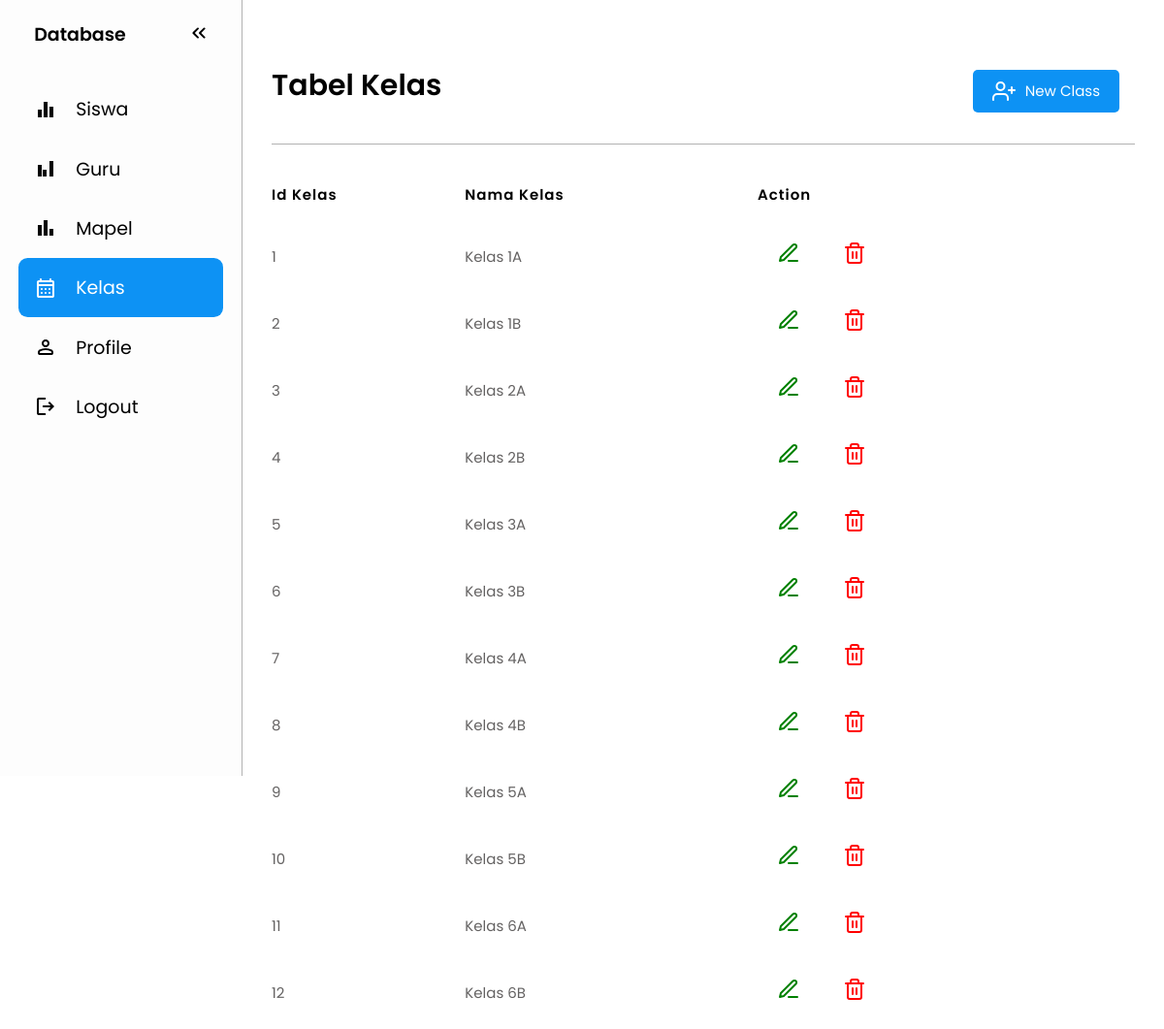
Screenshot of /kelas/kelas.php (signed in) with the database file from the repository.
### tables this page shows
CREATE TABLE `kelas` (
  `id_kelas` int NOT NULL,
  `Nama_kelas` varchar(100) NOT NULL
);

### kelas/kelas.php (the view, shortened to what this page needs)
<!DOCTYPE html>
<html lang="en">
<head>
  <link rel="stylesheet" href="../css/style.css">
  <link rel="stylesheet" href="../css/siswa.css">
</head>
<body>
<nav id="sidebar">
    <ul>
      <li>
        <span class="logo">Database</span>
        <button onclick=toggleSidebar() id="toggle-btn">
        </button>
      </li>
      <li>
        <a href="../siswa/siswa.php">
        <svg xmlns="http://www.w3.org/2000/svg" height="24px" viewBox="0 -960 960 960" width="24px" fill="#e8eaed"><path d="M160-160v-320h160v320H160Zm240 0v-640h160v640H400Zm240 0v-440h160v440H640Z"/></svg>
          <span>Siswa</span>
        </a>
      </li>
      <li>
        <a href="../guru/guru.php">
        <svg xmlns="http://www.w3.org/2000/svg" height="24px" viewBox="0 -960 960 960" width="24px" fill="#e8eaed"><path d="M160-160v-480h160v480H160Zm200 0v-280h160v280H360Zm280 0v-640h160v640H640Z"/></svg>
          <span>Guru</span>
        </a>
      </li>
      <li>
        <a href="../mapel/mapel.php">
        <svg xmlns="http://www.w3.org/2000/svg" height="24px" viewBox="0 -960 960 960" width="24px" fill="#e8eaed"><path d="M640-160v-280h160v280H640Zm-240 0v-640h160v640H400Zm-240 0v-440h160v440H160Z"/></svg>
          <span>Mapel</span>
        </a>
      </li>
      <li class="active">
        <a href="kelas.php">
          <span>Kelas</span>
        </a>
      </li>
      <li>
        <a href="profile.html">
          <span>Profile</span>
        </a>
      </li>
      <li>
        <a href="../login/logout.php">
        <svg xmlns="http://www.w3.org/2000/svg" height="24px" viewBox="0 -960 960 960" width="24px" fill="#e8eaed"><path d="M200-120q-33 0-56.5-23.5T120-200v-560q0-33 23.5-56.5T200-840h280v80H200v560h280v80H200Zm440-160-55-58 102-102H360v-80h327L585-622l55-58 200 200-200 200Z"/></svg>
          <span>Logout</span>
        </a>
      </li>
    </ul>
  </nav>
  <main>
  <?php
include "../connect.php";
?>
<div class="top">
  <h1>Tabel Kelas</h1>
  <div class="kn">
        <a class="add" href="../kelas/tambahkelas.php">
            <i data-feather="user-plus"></i>
            <span>New Class</span>
        </a>
      </div>
</div>
<p class="garis"></p>
<table>
    <tr>
        <th>Id Kelas</th>
        <th>Nama Kelas</th>
        <th>Action</th>
    </tr>
<?php
$data = mysqli_query($conn, "SELECT * FROM kelas");
while($row = mysqli_fetch_array($data)){
    ?>
  <tr>
      <td><?php echo $row['id_kelas']; ?></td>
      <td><?php echo $row['Nama_kelas']; ?></td>
      <td><a href="../kelas/edit-kelas.php?id=<?php echo $row['id_kelas']; ?>">
      <i data-feather="edit-3"></i>
      </a>
      <a href="../kelas/hapus-kelas.php" onclick="confirmDelete (<?php echo $row['id_kelas']; ?>, event)">
      <i class="delete"  data-feather="trash-2"></i>
      </a>
    </td>
  </tr>
<?php
}
?>
</table>
  </main>
</body>
</html>

### css/style.css (style rules this page uses)
:root { --base-clr: #ffffff; --line-clr: #b2b2b2; --hover-clr: #f0f0f0; --text-clr: #000; --accent-clr: #fff; --secondary-text-clr: red; }
* { margin: 0; padding: 0; }
body { min-height: 100vh; min-height: 100dvh; font-family: Poppins, 'Segoe UI', Tahoma, Geneva, Verdana, sans-serif; font-size: 15px; background-color: var(--base-clr); color: var(--text-clr); display: grid; grid-template-columns: auto 1fr; }
#sidebar { box-sizing: border-box; height: 100vh; width: 250px; padding: 5px 1em; background-color: #fdfdfd; border-right: 1px solid var(--line-clr); font-size: 19px; position: sticky; top: 0; align-self: start; transition: 300ms ease-in-out; overflow: hidden; text-wrap: nowrap; }
#sidebar ul { list-style: none; }
#sidebar a, #sidebar .logo { border-radius: .5em; padding: .85em; text-decoration: none; color: var(--text-clr); display: flex; align-items: center; gap: 1em; }
#sidebar svg { flex-shrink: 0; fill: var(--text-clr); }
#sidebar a span { flex-grow: 1; }
#sidebar { grid-template-rows: 1fr; }
main { padding: min(30px, 7%); }
main p { color: var(--secondary-text-clr); text-align: center; margin-top: 20px; font-size: 1.5rem; margin-bottom: 15px; }
h1 { text-align: center; margin-top: 30px; font-size: 3rem; cursor: pointer; }

### css/siswa.css (style rules this page uses)
.top { display: flex; justify-content: space-between; align-items: center; margin-bottom: 1rem; }
.kn { display: flex; margin-right: 1rem; margin-top: 10px; }
.add { display: flex; color: #fff; gap: 10px; padding: 10px 20px; background-color: #0D92F4; text-decoration: none; border-radius: 5px; margin-top: 2rem; transition: all 0.3s ease-in-out; }
.garis { width: 100%; height: 1.2px; background-color: #b2b2b2; margin-top: 2rem; }
h1 { font-size: 30px; font-weight: 600; color: #000; }
main a { text-decoration: none; color: green; background-color: transparent; padding: 12px 20px; display: inline-block; margin-bottom: 0px; transition: all 0.3s ease-in-out; }
main table { width: 100%; border-spacing: 0 15px; background-color: transparent; }
main tr, td { text-align: left; align-items: center; color: #646262; background-color: transparent; }
.delete { color: red; }
main th { color: #000; letter-spacing: 1px; padding: 10px 0; font-weight: 600; }

### rows the page displays
kelas: id_kelas "1", Nama_kelas "Kelas 1A"
kelas: id_kelas "2", Nama_kelas "Kelas 1B"
kelas: id_kelas "3", Nama_kelas "Kelas 2A"
kelas: id_kelas "4", Nama_kelas "Kelas 2B"
kelas: id_kelas "5", Nama_kelas "Kelas 3A"
kelas: id_kelas "6", Nama_kelas "Kelas 3B"
kelas: id_kelas "7", Nama_kelas "Kelas 4A"
kelas: id_kelas "8", Nama_kelas "Kelas 4B"
kelas: id_kelas "9", Nama_kelas "Kelas 5A"
kelas: id_kelas "10", Nama_kelas "Kelas 5B"
kelas: id_kelas "11", Nama_kelas "Kelas 6A"
kelas: id_kelas "12", Nama_kelas "Kelas 6B"
